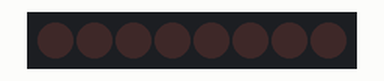
Simulated run of this sketch. Board: Arduino Uno, built with avr-gcc and run on an emulated ATmega328P. Parts: 8 port-expander outputs drawn as a row of LEDs (first output left, lit = HIGH). Wiring (inferred from the names in the program): PCF8574 port expander at I2C address 0x20. Wiring (inferred from the signals the program sends): row of LEDs: on Q0, Q1, Q2, Q3, Q4, Q5, Q6, Q7.

Above: at 0.5 s.
At 3.5 s:
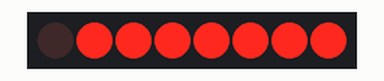
Timing chart, 0 to 4.6 s (numbered marks = the images above):
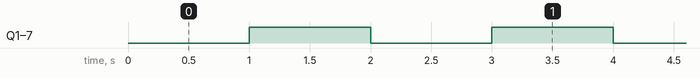

The sketch:

test_pcf_wiire_write_dn.ino
```cpp
#include <Wire.h>
// address of PCF8574 IC
#define PCF8574_ADDR (0x20)

void setup()
{
  Wire.begin();
}

void loop()
{
  //send the data //0x00 to 0xFF
  Wire.beginTransmission(PCF8574_ADDR);
  Wire.write(0xFF);
  Wire.endTransmission();
  delay(1000);
  Wire.beginTransmission(PCF8574_ADDR);
  Wire.write(0x01);
  Wire.endTransmission();
  delay(1000);
}
```

Measured:
- by itself, Q1–7: alternates HIGH for 1.0 s and LOW for 1.0 s
